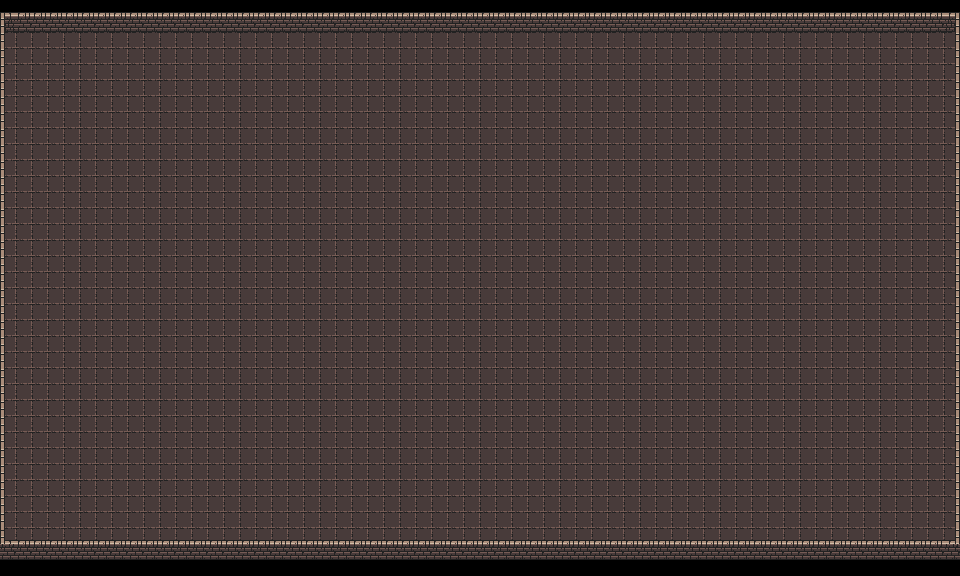

A 2D game scene composited from a Tiled map and its tileset images. What follows is a short description and the map's XML, with each tile layer's data collapsed to a summary:
An orthogonal 60x36 tile map with 16x16 px tiles, 6 tile layers (floor, topwall, bottomwall, leftwall, ...) and 4 objects.

<map version="1.9" tiledversion="1.9.2" orientation="orthogonal" renderorder="left-up" width="60" height="36" tilewidth="16" tileheight="16" infinite="0" nextlayerid="8" nextobjectid="5">
 <tileset firstgid="1" source="0x72_DungeonTilesetII_v1.4.tsx" />
 <layer id="1" name="floor" width="60" height="36">
  <data>[2160 cells, 1980 non-empty, 1 distinct tile ids]</data>
 </layer>
 <layer id="2" name="topwall" width="60" height="36">
  <data>[2160 cells, 120 non-empty, 2 distinct tile ids]</data>
 </layer>
 <layer id="3" name="bottomwall" width="60" height="36">
  <data>[2160 cells, 120 non-empty, 2 distinct tile ids]</data>
 </layer>
 <layer id="4" name="leftwall" width="60" height="36">
  <data>[2160 cells, 31 non-empty, 1 distinct tile ids]</data>
 </layer>
 <layer id="5" name="rightwall" width="60" height="36">
  <data>[2160 cells, 31 non-empty, 1 distinct tile ids]</data>
 </layer>
 <layer id="6" name="wall" width="60" height="36">
  <data>[2160 cells, 6 non-empty, 6 distinct tile ids]</data>
 </layer>
 <objectgroup color="#ff0000" id="7" name="WallCollision">
  <object id="1" x="0" y="11.8333" width="961" height="22.5" />
  <object id="2" x="0" y="12.5" width="5" height="548.591" />
  <object id="3" x="956" y="12.75" width="5" height="547.128" />
  <object id="4" x="0" y="539.273" width="961" height="20.7273" />
 </objectgroup>
</map>
